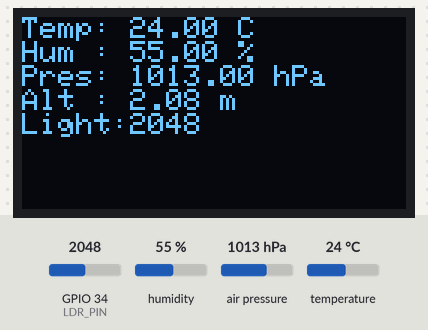
Recording of a sketch running on a simulated ESP32. Shown: 128×64 one-colour display. The inputs (shaded band) are chosen by the test bench; at power-on: humidity 55 %, air pressure 1013 hPa, GPIO 34 (LDR_PIN) = 2048, temperature 24 °C. WiFi joins after 1.5 s; servers stay silent unless stated; what the sketch prints to the serial monitor is not drawn.

Above: at 2.7 s.
2.8 s: humidity set to 22 %
At 6.9 s:
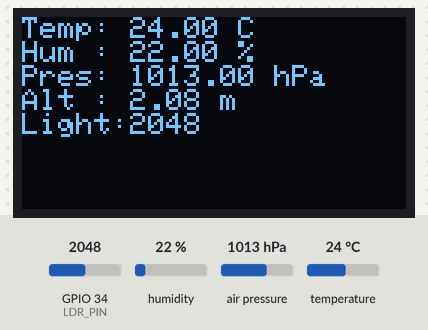
8.1 s: air pressure set to 952 hPa
At 12.1 s:
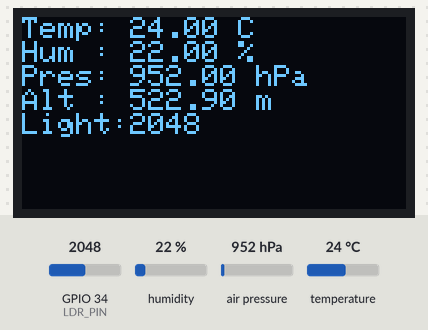
13.1 s: GPIO 34 (LDR_PIN) set to 2866
At 17.3 s:
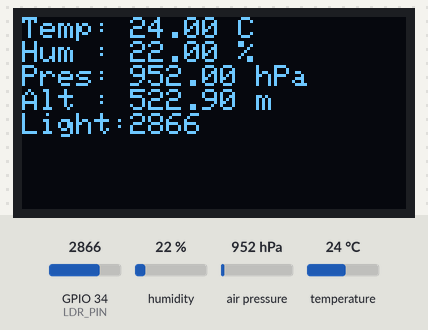
18.1 s: temperature set to 12 °C
At 22.6 s:
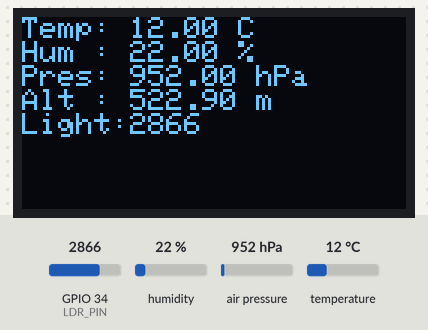
23.2 s: air pressure set to 975 hPa
At 27.9 s:
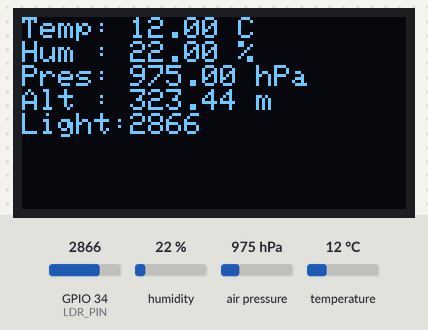
28.2 s: GPIO 34 (LDR_PIN) set to 3972
At 33.1 s:
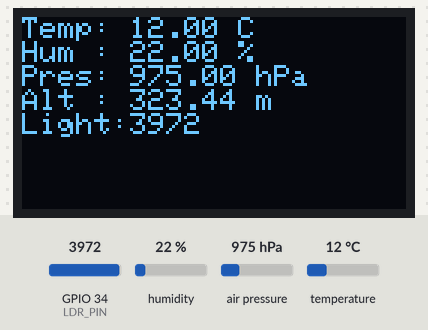
Timing chart, 0 to 34.3 s (numbered marks = the images above; inputs shaded):
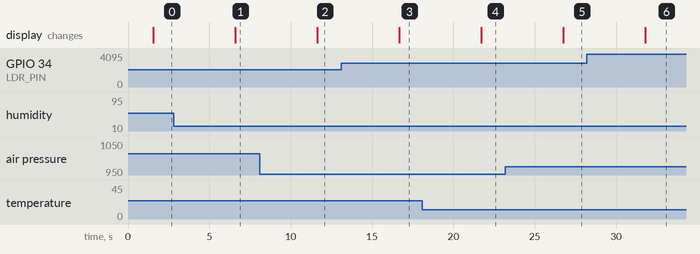

Measured:
- after the input at 2.8 s, the display: changes after 3.8 s (image 1)
- after the input at 8.1 s, the display: changes after 3.5 s (image 2)
- after the input at 13.1 s, the display: changes after 3.6 s (image 3)
- after the input at 18.1 s, the display: changes after 3.6 s (image 4)
- after the input at 23.2 s, the display: changes after 3.6 s (image 5)
- after the input at 28.2 s, the display: changes after 3.6 s (image 6)

The sketch:

Wifi_Weather_Dashboard.ino
```cpp
#include <WiFi.h>
#include <Wire.h>
#include <Adafruit_BMP085.h>
#include <DHT.h>
#include <Adafruit_GFX.h>
#include <Adafruit_SSD1306.h>

// -------- WiFi Credentials --------
const char* ssid = "Wokwi-GUEST";
const char* password = "";

// -------- Pin Definitions --------
#define DHTPIN 4
#define DHTTYPE DHT22
#define LDR_PIN 34

// -------- Objects --------
WiFiServer server(80);
DHT dht(DHTPIN, DHTTYPE);
Adafruit_BMP085 bmp;
Adafruit_SSD1306 display(128, 64, &Wire, -1);

void setup() {

  Serial.begin(115200);

  dht.begin();

  if (!bmp.begin()) {
    Serial.println("BMP180 not found!");
    while (1);
  }

  if (!display.begin(SSD1306_SWITCHCAPVCC, 0x3C)) {
    Serial.println("OLED not found!");
    while (1);
  }

  display.clearDisplay();

  WiFi.begin(ssid, password);

  Serial.print("Connecting");

  while (WiFi.status() != WL_CONNECTED) {
    delay(500);
    Serial.print(".");
  }

  Serial.println();
  Serial.println("WiFi Connected");
  Serial.print("IP Address: ");
  Serial.println(WiFi.localIP());

  server.begin();

}

void loop() {

  float temp = dht.readTemperature();
  float hum = dht.readHumidity();

  float pressure = bmp.readPressure() / 100.0;     // hPa
  float altitude = bmp.readAltitude();

  int light = analogRead(LDR_PIN);

  // ---------- OLED ----------
  display.clearDisplay();

  display.setTextSize(1);
  display.setTextColor(WHITE);

  display.setCursor(0,0);
  display.print("Temp: ");
  display.print(temp);
  display.println(" C");

  display.print("Hum : ");
  display.print(hum);
  display.println(" %");

  display.print("Pres: ");
  display.print(pressure);
  display.println(" hPa");

  display.print("Alt : ");
  display.print(altitude);
  display.println(" m");

  display.print("Light:");
  display.println(light);

  display.display();

  // ---------- Serial ----------
  Serial.println("---------------------------");
  Serial.print("Temperature : ");
  Serial.print(temp);
  Serial.println(" C");

  Serial.print("Humidity    : ");
  Serial.print(hum);
  Serial.println(" %");

  Serial.print("Pressure    : ");
  Serial.print(pressure);
  Serial.println(" hPa");

  Serial.print("Altitude    : ");
  Serial.print(altitude);
  Serial.println(" m");

  Serial.print("Light Value : ");
  Serial.println(light);

  // ---------- Web Server ----------
  WiFiClient client = server.available();

  if (client) {

    while (client.connected() && !client.available()) {
      delay(1);
    }

    while (client.available()) {
      client.read();
    }

    client.println("HTTP/1.1 200 OK");
    client.println("Content-Type: text/html");
    client.println();

    client.println("<!DOCTYPE html>");
    client.println("<html>");
    client.println("<head>");
    client.println("<meta http-equiv='refresh' content='10'>");
    client.println("<title>ESP32 Weather Dashboard</title>");
    client.println("</head>");
    client.println("<body style='font-family:Arial;'>");

    client.println("<h2>ESP32 Weather Dashboard</h2>");

    client.print("<h3>Temperature : ");
    client.print(temp);
    client.println(" &deg;C</h3>");

    client.print("<h3>Humidity : ");
    client.print(hum);
    client.println(" %</h3>");

    client.print("<h3>Pressure : ");
    client.print(pressure);
    client.println(" hPa</h3>");

    client.print("<h3>Altitude : ");
    client.print(altitude);
    client.println(" m</h3>");

    client.print("<h3>Light : ");
    client.print(light);
    client.println("</h3>");

    client.println("</body>");
    client.println("</html>");

    client.stop();
  }

  delay(5000);
}
```
